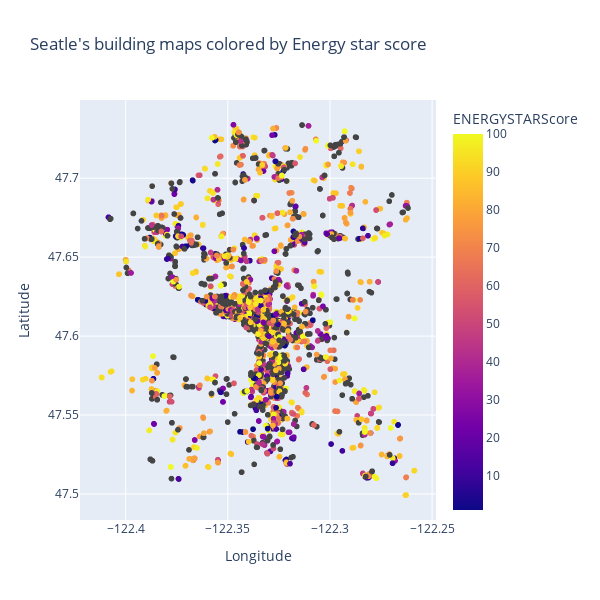

The cell this chart's notebook holds for it:
### Code cell
fig = px.scatter(df, x="Longitude", y="Latitude", color="ENERGYSTARScore", width = 600, height=600, title="Seatle's building maps colored by Energy star score")
fig.update_traces(textposition="bottom right")
fig.update_layout()
fig.show()

### Figure 1 — Plotly figure (JSON) as saved in the notebook; plotly's stock layout.template omitted (floating-point values rounded to 4 significant figures; data arrays with more than 128 entries replaced by an {"elided": "..."} marker saying what was removed)
{"data": [{"hovertemplate": "Longitude=%{x}<br>Latitude=%{y}<br>ENERGYSTARScore=%{marker.color}<extra></extra>", "legendgroup": "", "marker": {"color": {"elided": "3121 int values"}, "coloraxis": "coloraxis", "symbol": "circle"}, "mode": "markers", "name": "", "showlegend": false, "textposition": "bottom right", "type": "scattergl", "x": {"elided": "3121 float values"}, "xaxis": "x", "y": {"elided": "3121 float values"}, "yaxis": "y"}], "layout": {"coloraxis": {"colorbar": {"title": {"text": "ENERGYSTARScore"}}, "colorscale": [[0, "#0d0887"], [0.1111, "#46039f"], [0.2222, "#7201a8"], [0.3333, "#9c179e"], [0.4444, "#bd3786"], [0.5556, "#d8576b"], [0.6667, "#ed7953"], [0.7778, "#fb9f3a"], [0.8889, "#fdca26"], [1, "#f0f921"]]}, "height": 600, "legend": {"tracegroupgap": 0}, "title": {"text": "Seatle's building maps colored by Energy star score"}, "width": 600, "xaxis": {"anchor": "y", "domain": [0, 1], "title": {"text": "Longitude"}}, "yaxis": {"anchor": "x", "domain": [0, 1], "title": {"text": "Latitude"}}}}
